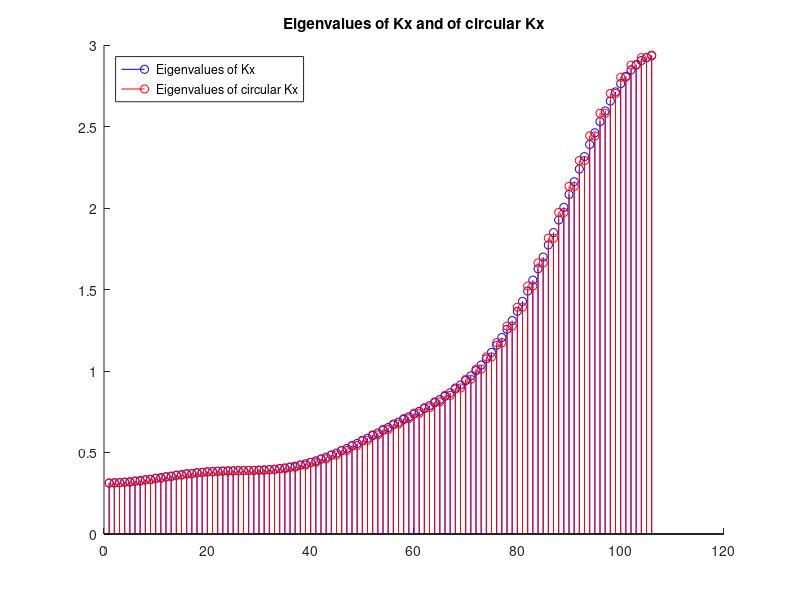

Here is the MATLAB script that generated this plot:
clear; close all;

a = [1 1/2 1/4 1/8 1/16 1/32];
aflip = fliplr(a);
a = [a, zeros(1,100)];

Kx = toeplitz(a);

N = length(a);
Kxcirc = toeplitz(a);

% Alters the top right corner of Kx
Kxcirc(1, N-length(aflip)+2:N) = aflip(1:end-1);
Kxcirc(2, N-length(aflip)+3:N) = aflip(1:end-2);
Kxcirc(3, N-length(aflip)+4:N) = aflip(1:end-3);
Kxcirc(4, N-length(aflip)+5:N) = aflip(1:end-4);
Kxcirc(5, N-length(aflip)+6:N) = aflip(1:end-5);

%Alters the bottom left corner of Kx
Kxcirc(N-4, 1:length(aflip)-5) = a(6:6);
Kxcirc(N-3, 1:length(aflip)-4) = a(5:6);
Kxcirc(N-2, 1:length(aflip)-3) = a(4:6);
Kxcirc(N-1, 1:length(aflip)-2) = a(3:6);
Kxcirc(N, 1:length(aflip)-1) = a(2:6);

[V,D] = eig(Kx);
[Vt, Dt] = eig(Kxcirc);

figure; hold;
stem(diag(D),'b');
stem(diag(Dt),'r');
title('Eigenvalues of Kx and of circular Kx');
legend('Eigenvalues of Kx', 'Eigenvalues of circular Kx','Location', 'NorthWest');

% We can see that the eigenvalues of Kx and of Kx altered to be circular
% are very very similar. 